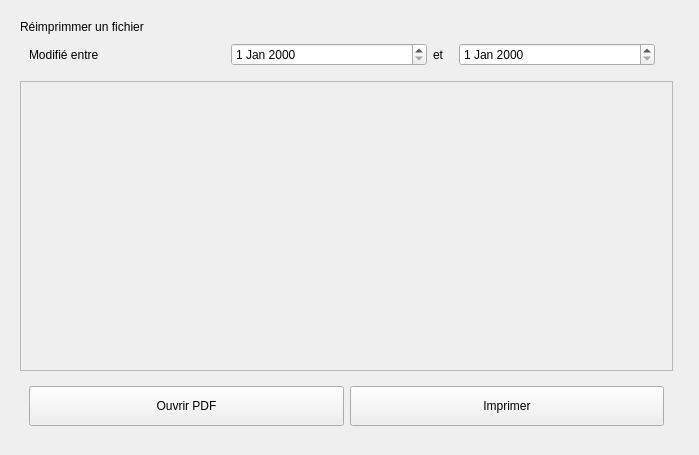
<?xml version="1.0" encoding="UTF-8"?>
<ui version="4.0">
 <class>ReprintWindow</class>
 <widget class="QWidget" name="ReprintWindow">
  <property name="geometry">
   <rect>
    <x>0</x>
    <y>0</y>
    <width>699</width>
    <height>455</height>
   </rect>
  </property>
  <property name="windowTitle">
   <string>Form</string>
  </property>
  <layout class="QHBoxLayout" name="horizontalLayout_3">
   <item>
    <widget class="QWidget" name="widget" native="true">
     <layout class="QVBoxLayout" name="verticalLayout_2">
      <item>
       <widget class="QWidget" name="Filters" native="true">
        <layout class="QVBoxLayout" name="verticalLayout">
         <property name="spacing">
          <number>0</number>
         </property>
         <property name="leftMargin">
          <number>0</number>
         </property>
         <property name="topMargin">
          <number>0</number>
         </property>
         <property name="bottomMargin">
          <number>0</number>
         </property>
         <item>
          <widget class="QLabel" name="window_title_reprint">
           <property name="styleSheet">
            <string notr="true">font: 22pt &quot;Segoe UI&quot;;</string>
           </property>
           <property name="text">
            <string>Réimprimmer un fichier</string>
           </property>
          </widget>
         </item>
         <item>
          <widget class="QWidget" name="widget_3" native="true"/>
         </item>
         <item>
          <widget class="QWidget" name="widget_2" native="true">
           <layout class="QHBoxLayout" name="horizontalLayout_2">
            <item>
             <widget class="QLabel" name="label">
              <property name="minimumSize">
               <size>
                <width>85</width>
                <height>0</height>
               </size>
              </property>
              <property name="sizeIncrement">
               <size>
                <width>100</width>
                <height>0</height>
               </size>
              </property>
              <property name="text">
               <string>Modifié entre</string>
              </property>
             </widget>
            </item>
            <item>
             <widget class="QDateEdit" name="dateEdit_start"/>
            </item>
            <item>
             <widget class="QLabel" name="label_2">
              <property name="minimumSize">
               <size>
                <width>10</width>
                <height>0</height>
               </size>
              </property>
              <property name="maximumSize">
               <size>
                <width>20</width>
                <height>16777215</height>
               </size>
              </property>
              <property name="text">
               <string>et</string>
              </property>
             </widget>
            </item>
            <item>
             <widget class="QDateEdit" name="dateEdit_end"/>
            </item>
           </layout>
          </widget>
         </item>
        </layout>
       </widget>
      </item>
      <item>
       <widget class="QScrollArea" name="scrollArea">
        <property name="widgetResizable">
         <bool>true</bool>
        </property>
        <widget class="QWidget" name="scrollAreaWidgetContents">
         <property name="geometry">
          <rect>
           <x>0</x>
           <y>0</y>
           <width>645</width>
           <height>259</height>
          </rect>
         </property>
        </widget>
       </widget>
      </item>
      <item>
       <widget class="QWidget" name="actions" native="true">
        <layout class="QHBoxLayout" name="horizontalLayout">
         <item>
          <widget class="QPushButton" name="pushButton">
           <property name="minimumSize">
            <size>
             <width>0</width>
             <height>40</height>
            </size>
           </property>
           <property name="text">
            <string>Ouvrir PDF</string>
           </property>
          </widget>
         </item>
         <item>
          <widget class="QPushButton" name="pushButton_2">
           <property name="minimumSize">
            <size>
             <width>0</width>
             <height>40</height>
            </size>
           </property>
           <property name="text">
            <string>Imprimer</string>
           </property>
          </widget>
         </item>
        </layout>
       </widget>
      </item>
     </layout>
    </widget>
   </item>
   <item>
    <widget class="QWidget" name="widget_4" native="true"/>
   </item>
  </layout>
 </widget>
 <resources/>
 <connections/>
</ui>
